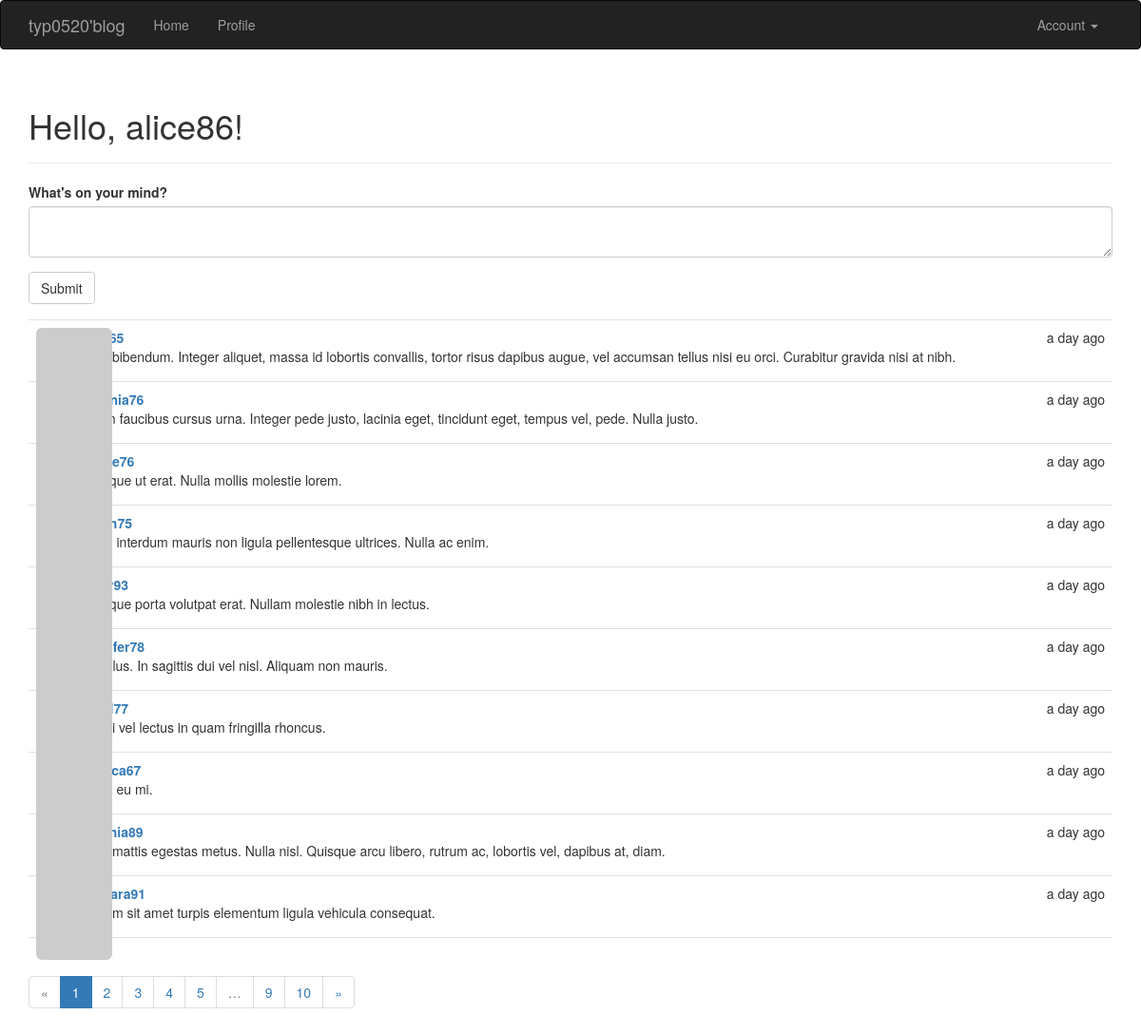
Before: / (signed in) with the older database file.
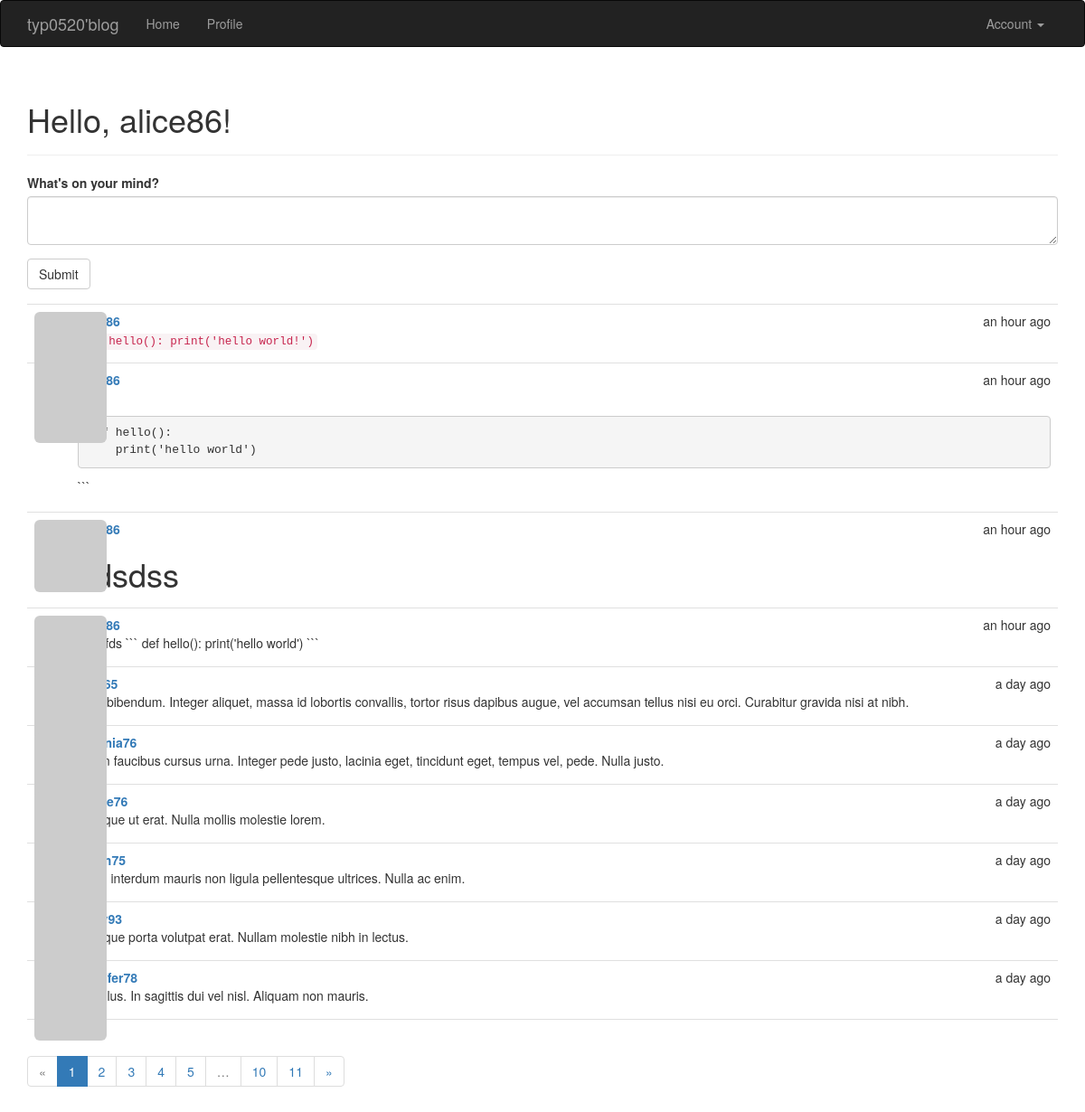
After: the same page with the newer database file.
### app/models.py (models this page shows, shortened)
class Post(db.Model):
    __tablename__ = 'posts'
    id = db.Column(db.Integer, primary_key=True)
    body = db.Column(db.Text)
    timestamp = db.Column(db.DateTime, index=True, default=datetime.utcnow)
    author_id = db.Column(db.Integer, db.ForeignKey('users.id'))
    body_html = db.Column(db.Text)

class User(UserMixin, db.Model):
    __tablename__ = 'users'
    id = db.Column(db.Integer, primary_key=True)
    email = db.Column(db.String(64), unique=True, index=True)
    username = db.Column(db.String(64), unique=True, index=True)
    password_hash = db.Column(db.String(128))
    role_id = db.Column(db.Integer, db.ForeignKey('roles.id'))
    confirmed = db.Column(db.Boolean, default=False)
    name = db.Column(db.String(64))
    location = db.Column(db.String(64))
    about_me = db.Column(db.Text())
    member_since = db.Column(db.DateTime(), default=datetime.utcnow)
    last_seen = db.Column(db.DateTime(), default=datetime.utcnow)
    posts = db.relationship('Post', backref='author', lazy='dynamic')
    @property
    def password(self):
        raise AttributeError('password is not a readable attribute')
    def can(self, permissions):
        return self.role is not None and (self.role.permissions & permissions) == permissions
    def gravatar(self, size=100, default='idention', rating='g'):
        url = 'http://www.gravatar.com/avatar'
        hash = hashlib.md5(self.email.encode('utf-8')).hexdigest()
        img = '{url}/{hash}?s={size}&r={rating}'.format(url=url, hash=hash, size=size, default=default, rating=rating)
        return img

### app/main/views.py (the view)
@main.route('/', methods=['GET', 'POST'])
@login_required
def index():
    form = PostForm()
    if current_user.can(Permission.WRITE_ARTICLES) and \
            form.validate_on_submit():
        post = Post(body=form.body.data,
                    author=current_user._get_current_object())
        db.session.add(post)
        return redirect(url_for('.index'))
    page = request.args.get('page', 1, type=int)
    pagination = Post.query.order_by(Post.timestamp.desc()).paginate(page, per_page=10,error_out=False)
    posts = pagination.items
    return render_template('index.html', form=form, posts=posts, pagination=pagination)

### app/main/forms.py
class PostForm(FlaskForm):
    body = PageDownField("What's on your mind?", validators=[DataRequired()])
    submit = SubmitField('Submit')

### app/auth/views.py (called while the page is built)
@auth.before_app_request
def before_request():
    if current_user.is_authenticated:
        if not current_user.confirmed \
            and request.endpoint \
            and request.endpoint[:5] != 'auth.' \
            and request.endpoint != 'static':
            return redirect(url_for('auth.unconfirmed'))

### app/main/__init__.py (called while the page is built)
@main.app_context_processor
def inject_permissions():
    return dict(Permission=Permission)

### app/models.py (called while the page is built)
@login_manager.user_loader
def load_user(user_id):
    return User.query.get(int(user_id))

### app/templates/index.html (shortened to what this page needs)
{% extends "base.html" %}
{% import "bootstrap/wtf.html" as wtf %}
{% import "_macros.html" as macros %}
{% block page_content %}
<div class="page-header">
    <h1>Hello, {% if current_user.is_authenticated %}{{ current_user.username }}{% else %}Stranger{% endif %}!</h1>
</div>
<div>
    {% if current_user.can(Permission.WRITE_ARTICLES) %}
    {{ wtf.quick_form(form) }}
    {% endif %}
</div>
    {% include('_posts.html') %}
    <div class="pagination">
         {{ macros.pagination_widget(pagination, '.index') }}
     </div>
{% endblock %}

### app/templates/_posts.html
<ul class="posts">
    {% for post in posts %}
    <li class="post">
        <div class="post-thumbnail">
            <a href="{{ url_for('.user', username=post.author.username) }}">
                <img class="img-rounded profile-thumbnail" src="{{ post.author.gravatar(size=40) }}">
            </a>
        </div>
        <div class="post-content">
            <div class="post-date">{{ moment(post.timestamp).fromNow() }}</div>
            <div class="post-author"><a href="{{ url_for('.user', username=post.author.username) }}">{{ post.author.username }}</a></div>
            <div class="post-body">
                {% if post.body_html %}
                    {{ post.body_html | safe }}
                {% else %}
                    {{ post.body }}
                {% endif %}
            </div>
        </div>
    </li>
    {% endfor %}
</ul>

Changed rows visible on the page:
no longer on this page (row unchanged): Post: timestamp "a day ago", body "Morbi vel lectus in quam fringilla rhoncus."
no longer on this page (row unchanged): Post: timestamp "a day ago", body "Proin eu mi."
no longer on this page (row unchanged): Post: timestamp "a day ago", author.username "cynthia89", body "Duis mattis egestas metus. Nulla nisl. Quisque arcu libero, rutrum ac, lobortis vel, dapibus at, diam."
no longer on this page (row unchanged): Post: timestamp "a day ago", author.username "barbara91", body "Nullam sit amet turpis elementum ligula vehicula consequat."
added Post: timestamp "an hour ago", body_html "def hello(): print('hello world!')"
added Post: timestamp "an hour ago", body_html "def hello(): print('hello world') ```"
added Post: timestamp "an hour ago", body_html "sdsdss"
added Post: timestamp "an hour ago", body "#fsfdfds ``` def hello(): print('hello world') ```"
Other visible differences:
new list line: "11"
list line gone: "9"
